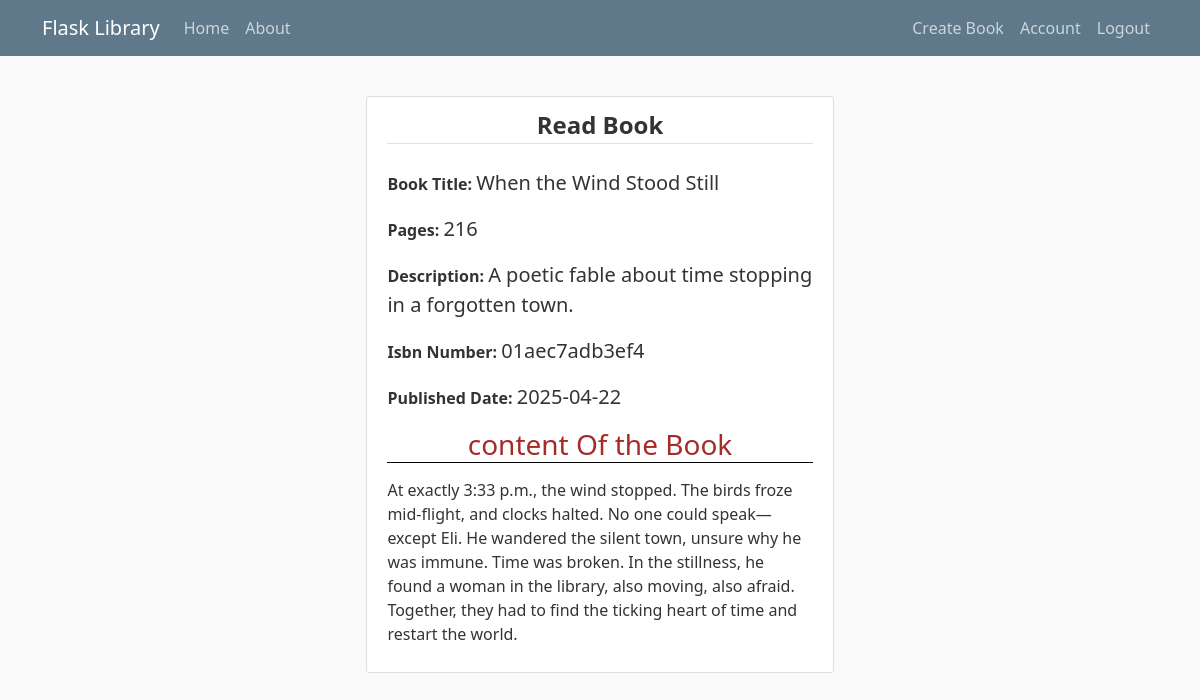
Page /book/21 (signed in) on the committed database.
### flasklibrary/models.py (models this page shows, shortened)
class Book(db.Model):
    id = db.Column(db.Integer, primary_key= True)
    title =  db.Column(db.String(100), nullable=False)
    published_date = db.Column(db.DateTime, nullable = False, default = datetime.utcnow )
    pages = db.Column(db.Integer, nullable=False)
    isbn = db.Column(db.String(50), unique= True,nullable=False)
    description = db.Column(db.String(100),nullable=False)
    image_file = db.Column(db.String(100), nullable=False)
    content = db.Column(db.Text, nullable = False)

### flasklibrary/routes.py (the view)
@app.route("/book/<int:book_id>")
@login_required
def read_book(book_id):
    book = Book.query.get_or_404(book_id)
    return render_template('read_book.html',book=book)

### flasklibrary/models.py (called while the page is built)
@login_manager.user_loader
def load_user(user_id):
    return User.query.get(int(user_id))

### flasklibrary/templates/read_book.html (shortened to what this page needs)
{% extends "layout.html" %}
{% block content %}
<div class="content-section">
    <legend class="text-center border-bottom mb-4 fw-bold">Read Book</legend>
    <p class="fw-bold">Book Title: <span style="font-size: 20px;font-weight: 400;">{{book.title}}</span> </p>
    <p class="fw-bold">Pages: <span style="font-size: 20px;font-weight: 400;">{{book.pages}}</span></p>
    <p class="fw-bold">Description: <span style="font-size: 20px;font-weight: 400;">{{book.description}}</span></p>
    <p class="fw-bold">Isbn Number: <span style="font-size: 20px;font-weight: 400;">{{book.isbn}}</span></p>
    <p class="fw-bold">Published Date: <span style="font-size: 20px;font-weight: 400;">{{book.published_date.strftime('%Y-%m-%d')}}</span></p>
    <h3 style="text-align: center;color: brown; border-bottom: 1px solid black;margin-bottom: 15px;">content Of the Book</h3>
    <p>{{book.content}}</p>
</div>
{% endblock content %}

### flasklibrary/static/main.css (style rules this page uses)
body { background: #fafafa; color: #333333; margin-top: 5rem; }
h1, h2, h3, h4, h5, h6 { color: #444444; }
.content-section { background: #ffffff; padding: 10px 20px; border: 1px solid #dddddd; border-radius: 3px; margin-bottom: 20px; margin: auto; width: 40%; }

### rows in the picture
Book: title "When the Wind Stood Still", pages "216", description "A poetic fable about time stopping in a forgotten town.", isbn "01aec7adb3ef4", published_date "2025-04-22", content "At exactly 3:33 p.m., the wind stopped. The birds froze mid-flight, and clocks halted. No one could speak—except Eli. He wandered the silent town, unsure why he was immune. Time was broken. In the stillness, he found a woman in the library, also moving, also afraid. Together, they had to find the ticking heart of time and restart the world."
